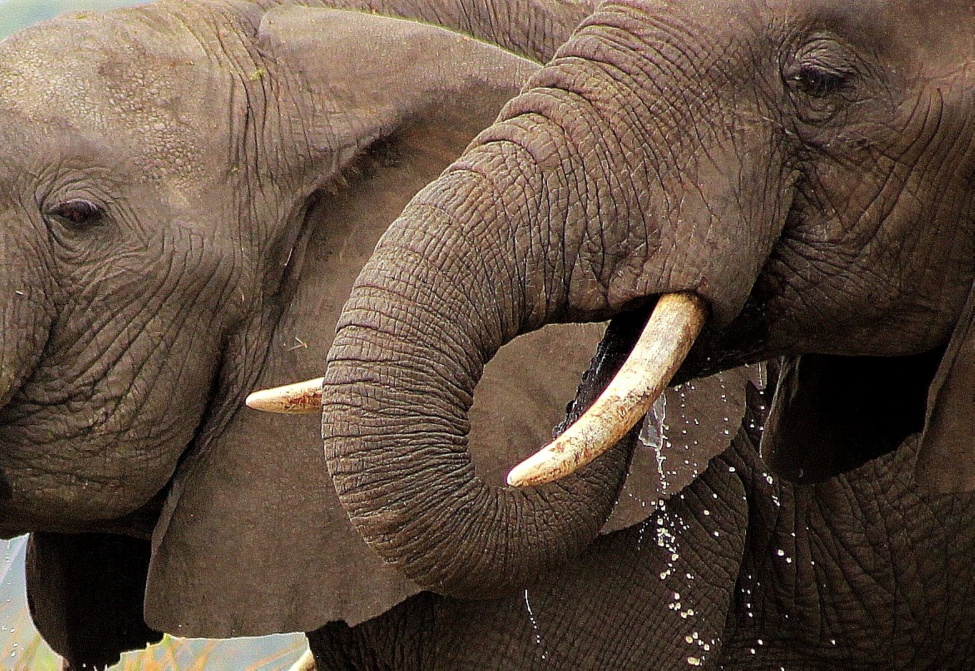
#> input picture cv1/photos/img1.jpg, 4871 x 3353 px (shown at 1/5 size)
$ python rescale.py
#> lines starting #> are read from the running program, lines starting #| are printed output that depends on the picture
import cv2 as cv

def rescaleFrame(frame, scale=0.75):
    # Images, Video and Live Video
    width = int(frame.shape[1] * scale)
    height = int(frame.shape[0] * scale)
    dimension = (width, height)

    return cv.resize(frame, dimension, interpolation=cv.INTER_AREA)

def changeResolution(width, height):
    # Only works on Live Video
    capture.set(3, width)
    capture.set(4, height)

img = cv.imread('photos/img1.jpg')
#> img is the input picture: shape (3353, 4871, 3); mean B, G, R 64.5, 78.4, 96.6

resized_img = rescaleFrame(img, scale=.15)
#> in rescaleFrame, `return cv.resize(frame, dimension, interpolation=cv.INTER_AREA)`:
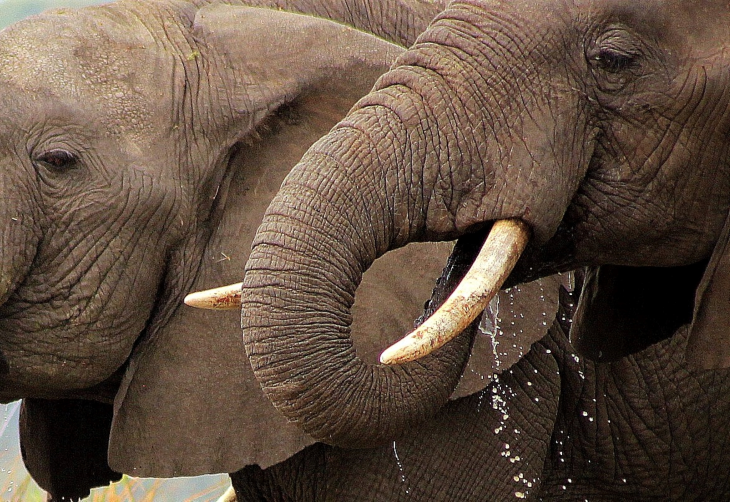
#> returned value: shape (502, 730, 3); mean of channels 0, 1, 2 64.5, 78.4, 96.6; drawn as B, G, R

cv.imshow('Image', resized_img)

# Reads Video
capture = cv.VideoCapture('videos/vid1.mp4')

#Reads video frame by frame
while True:
    isTrue, frame = capture.read()
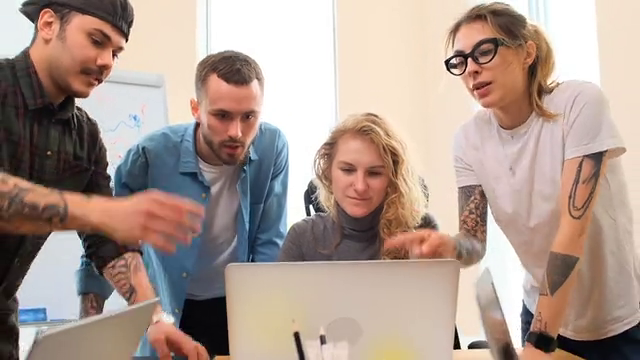
#> input picture frame 22 of cv1/videos/vid1.mp4, 640 x 360 px
#> frame is the input picture: shape (360, 640, 3); mean B, G, R 145.2, 155.1, 174.4

    changeResolution(620, 480)

    frame_resized = rescaleFrame(frame)

    # cv.imshow('Video', frame)
    cv.imshow('Video', frame_resized)

    # stops the video from playing indefinitely,
    if cv.waitKey(20) & 0xff==ord('d'):
#> (key Esc is pressed here)
        break

capture.release()
cv.destroyAllWindows()
